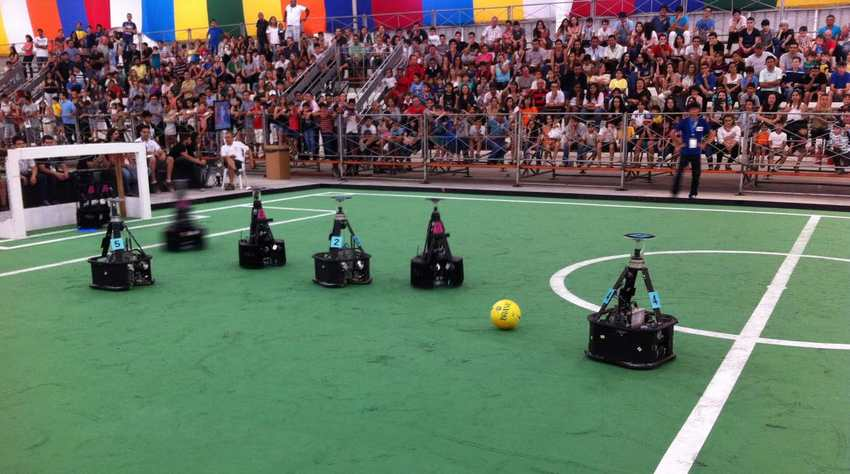
#> input picture BUT3/R5_09/R5_09_Filtrage_Image/robocup.png, 850 x 474 px, found by its file name
$ python Filtrage_Image.py   (older library calls are emulated)
#> lines starting #> are read from the running program, lines starting #| are printed output that depends on the picture; after the words box and inside, x2 and y2 are one past the last pixel; in counts of white or black regions, pixels touching at a corner belong together
# -*- coding: utf-8 -*-

"""

Nom du PC: Pc_Thales_Bruno
Auteur: Hanna Bruno
Date de création: Thu Sep 26 09:39:55 2024
Description: Filtrage_Image

"""

import cv2
print(cv2.__version__)

import numpy as np
from urllib.request import urlopen

# Lecture d'une image hébergée via URL
req = urlopen("http://www.vgies.com/downloads/robocup.png")
# req = urlopen("file:///C:/Users/Pc_Thales_Bruno/Documents/Electronique%20SPE/Gies/robocup.png")
arr = np.asarray(bytearray(req.read()), dtype=np.uint8)
img = cv2.imdecode(arr, -1)  # Décodage en image OpenCV
#> img is the input picture: shape (474, 850, 3); mean B, G, R 95.4, 111.4, 99.1

# Séparation des canaux B, G, R
B, G, R = cv2.split(img)

# Conversion de l'image BGR en HSV
imagehsv = cv2.cvtColor(img, cv2.COLOR_BGR2HSV)
#> imagehsv: shape (474, 850, 3); mean H, S, V 90.7, 93.3, 126.9

# Définition des intervalles de couleur pour le masque jaune
lower_yellow = np.array([20, 100, 100])
upper_yellow = np.array([30, 255, 255])

# Création d'une image entièrement jaune
full_yellow = np.zeros_like(img)
full_yellow[:] = [0, 255, 255]

# Création d'un masque pour ne garder que le jaune
imagemaskyellow = cv2.inRange(imagehsv, lower_yellow, upper_yellow)
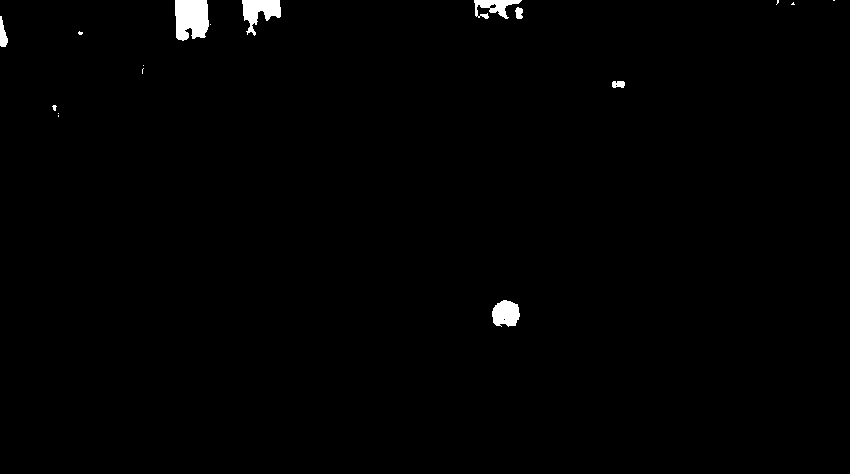
#> imagemaskyellow: shape (474, 850); 0.83% white; 17 white regions (10 under 20 px), largest, box (x1, y1, x2, y2) and area: (175, 0, 209, 41) 1200, (242, 0, 281, 36) 750, (492, 300, 520, 327) 583

# Définition des intervalles de couleur pour le masque vert
lower_green = np.array([45, 20, 20])
upper_green = np.array([75, 255, 220])

# Création d'une image entièrement verte
full_green = np.zeros_like(img)
full_green[:] = [0, 255, 0]

# Création d'un masque pour ne garder que le vert
imagemaskgreen = cv2.inRange(imagehsv, lower_green, upper_green)
#> imagemaskgreen: shape (474, 850); 50.6% white; 82 black regions (67 under 20 px), largest, box (x1, y1, x2, y2) and area: (0, 0, 850, 474) 192447, (314, 208, 372, 289) 2457, (411, 212, 463, 288) 2334

# Définition des intervalles de couleur pour le masque noir (pour en faire du bleu)
lower_black = np.array([0, 0, 0])
upper_black = np.array([255, 255, 40])

# Création d'une image entièrement bleue
full_blue = np.zeros_like(img)
full_blue[:] = [255, 0, 0]

# Création d'un masque pour ne garder que la partie considérée comme "noire"
imagemaskblue = cv2.inRange(imagehsv, lower_black, upper_black)
#> imagemaskblue: shape (474, 850); 9% white; 1210 white regions (1007 under 20 px), largest, box (x1, y1, x2, y2) and area: (588, 267, 675, 370) 3667, (22, 169, 124, 260) 3407, (411, 224, 463, 289) 1761

# Application des masques sur les images de couleur unie
yellow_image = cv2.bitwise_and(full_yellow, full_yellow, mask=imagemaskyellow)
green_image = cv2.bitwise_and(full_green, full_green, mask=imagemaskgreen)
blue_image = cv2.bitwise_and(full_blue, full_blue, mask=imagemaskblue)

# Fusion des trois images colorées (jaune, vert, bleu)
merged_image = cv2.addWeighted(yellow_image, 1, green_image, 1, 0)
merged_image = cv2.addWeighted(merged_image, 1, blue_image, 1, 0)

# Récupération de la hauteur, largeur et nombre de canaux de l'image
height = img.shape[0]
#> height = 474
width = img.shape[1]
#> width = 850
channels = img.shape[2]
#> channels = 3

# Transformation manuelle : remplacement de la moitié gauche de l'image par la composante verte uniquement
imgTransformGreen = img.copy()
for x in range(0, (int)(width/2)):
    for y in range(0, (int)(height)):
        # On ne garde que le canal vert pour la partie gauche
        imgTransformGreen[y, x][0] = 0
        imgTransformGreen[y, x][1] = img[y, x][1]
        imgTransformGreen[y, x][2] = 0
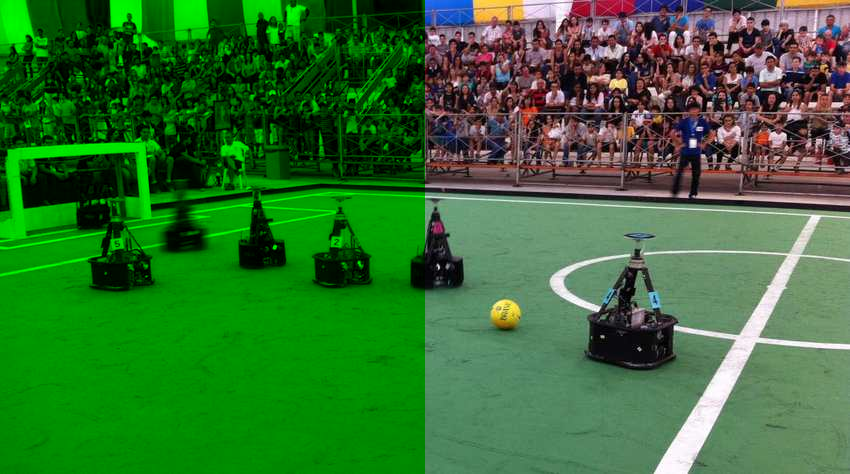
#> imgTransformGreen: shape (474, 850, 3); mean B, G, R 48.1, 111.4, 51.3

# Transformation manuelle : création d'un dégradé de gris de gauche à droite
imgTransformGrey = img.copy()
for x in range(0, width):
    for y in range(0, height):
        # On applique une pondération selon x/width pour chaque canal
        imgTransformGrey[y, x][0] *= x/width
        imgTransformGrey[y, x][1] *= x/width
        imgTransformGrey[y, x][2] *= x/width
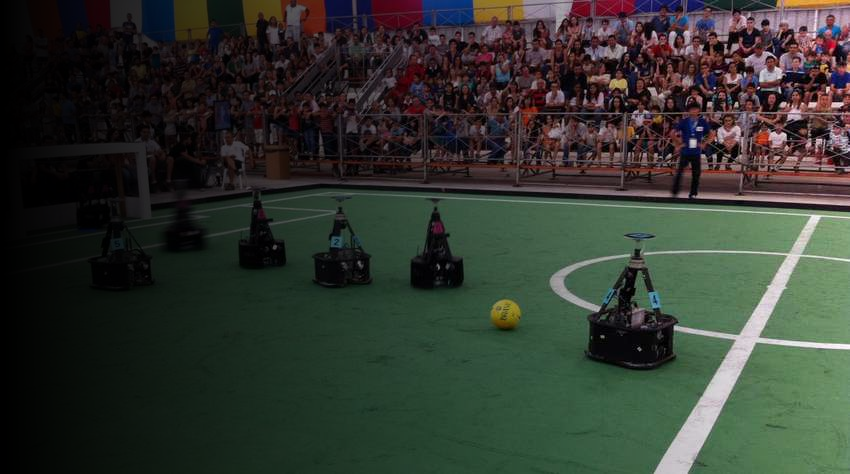
#> imgTransformGrey: shape (474, 850, 3); mean B, G, R 47.3, 55.2, 50.1

# Transformation manuelle : assombrir circulairement le centre en bleu/vert
imgTransform2 = img.copy()
center = (width // 2, height // 2)
#> center = (425, 237)
radius = min(width, height) // 4
#> radius = 118

for x in range(width):
    for y in range(height):
        # Calcul de la distance au centre
        centre = ((x - center[0]) ** 2 + (y - center[1]) ** 2) ** 0.5
        if centre < radius:
            # On modifie l'intensité dans la zone circulaire
            imgTransform2[y, x][0] *= 0.5   # Bleu réduit de moitié
            imgTransform2[y, x][1] *= 0.5   # Vert réduit de moitié
            imgTransform2[y, x][2] *= 1     # Rouge inchangé
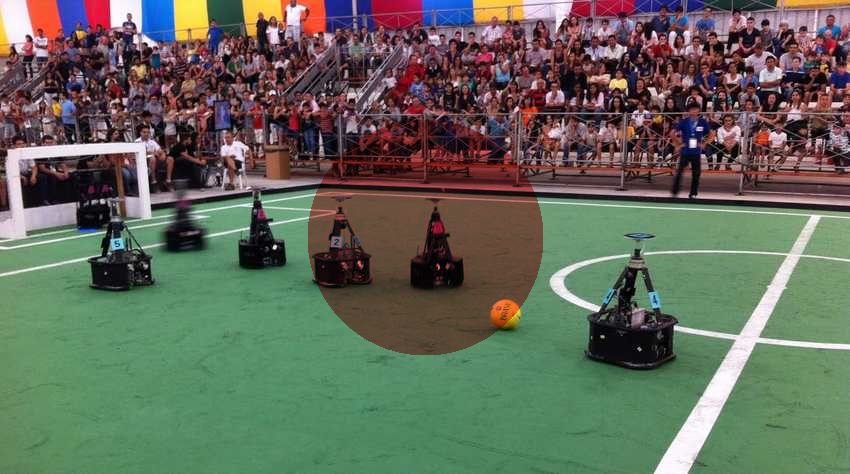
#> imgTransform2: shape (474, 850, 3); 10.83% of pixels changed, all inside (x1, y1, x2, y2) = (308, 120, 543, 355)

from matplotlib import pyplot as plt

# Conversion de l'image en niveaux de gris
imageGray = cv2.cvtColor(img, cv2.COLOR_BGR2GRAY)
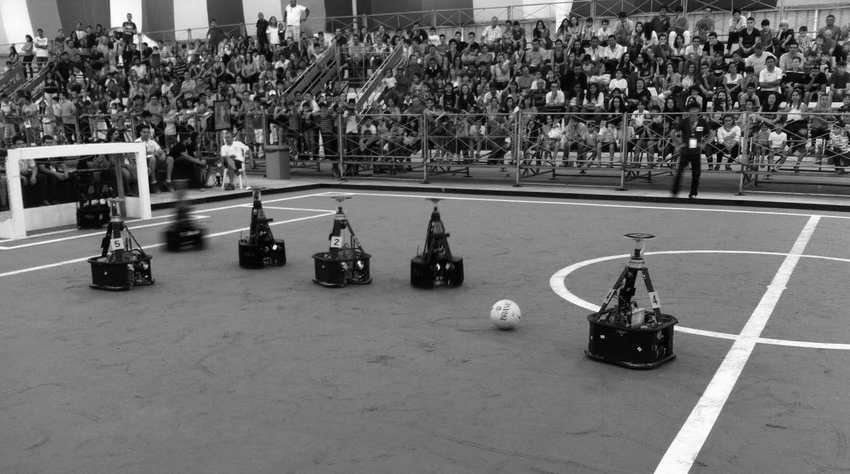
#> imageGray: shape (474, 850); min 0, max 255, mean 105.9
# Calcul de l'histogramme
hist, bins = np.histogram(imageGray.flatten(), 256, [0, 256])
#> hist = 256 values, max 9754 at index 119, min 25 at index 255, mean 1573.8; bins = 257 values from 0 to 256
# Calcul de l'histogramme cumulé
cdf = hist.cumsum()
#> cdf = 256 values from 178 to 402900
cdf_normalized = cdf * float(hist.max()) / cdf.max()
#> cdf_normalized = 256 values from 4.31 to 9754

# Affichage de l'histogramme cumulé en bleu et de l'histogramme original en rouge
plt.plot(cdf_normalized, color='b')
plt.hist(imageGray.flatten(), 256, [0, 256], color='r')
plt.xlim([0, 256])
plt.legend(('cdf', 'histogramme'), loc='upper left')
# plt.show()  # Masqué ici pour rester compact

# Égalisation de l'histogramme
imgEqu = cv2.equalizeHist(imageGray)
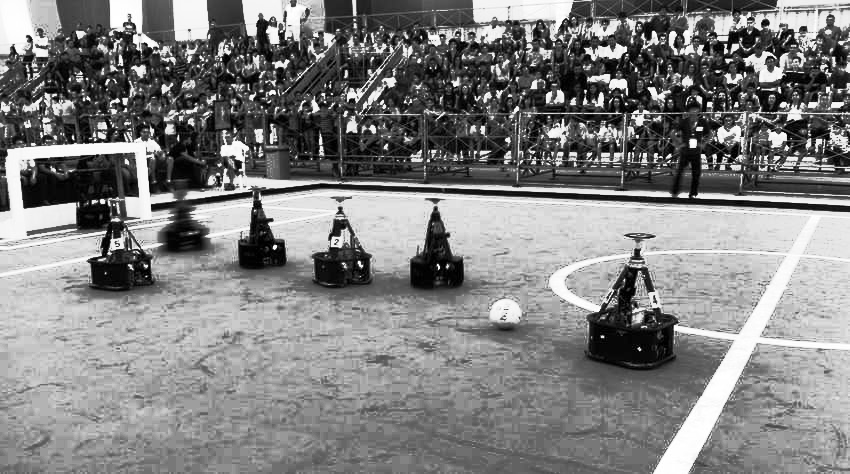
#> imgEqu: shape (474, 850); min 0, max 255, mean 128.8
# Calcul de l'histogramme égalisé
histEq, binsEq = np.histogram(imgEqu.flatten(), 256, [0, 256])
#> histEq = 256 values, max 9754 at index 142, min 0 at index 6, mean 1573.8; binsEq = 257 values from 0 to 256
# Calcul du cdf égalisé
cdfEq = histEq.cumsum()
#> cdfEq = 256 values from 573 to 402900
cdfEq_normalized = cdfEq * float(histEq.max()) / cdfEq.max()
#> cdfEq_normalized = 256 values from 13.87 to 9754

plt.clf()
plt.plot(cdfEq_normalized, color='g')
plt.hist(imgEqu.flatten(), 256, [0, 256], color='y')
plt.xlim([0, 256])
plt.legend(('cdf', 'histogramme Eq'), loc='upper left')
plt.show()
#> figure, not shown here; tallest bar 9754 high, from x = 142 to 143; curve peaks at x = 255, y = 9754

# Égalisation sur chaque canal (B, G, R) et fusion
imgb = cv2.equalizeHist(B)
imgg = cv2.equalizeHist(G)
imgr = cv2.equalizeHist(R)
imgbgr = cv2.merge((imgb, imgg, imgr))

# Application d'un flou gaussien
img_blur = cv2.GaussianBlur(img, (15, 15), 0)

# Détection de contours Sobel
sobelx = cv2.Sobel(src=img_blur, ddepth=cv2.CV_64F, dx=1, dy=0, ksize=5)
sobely = cv2.Sobel(src=img_blur, ddepth=cv2.CV_64F, dx=0, dy=1, ksize=5)
sobelxy = cv2.Sobel(src=img_blur, ddepth=cv2.CV_64F, dx=1, dy=1, ksize=5)

# Définition de différents noyaux de convolution pour la détection de contours
horizoint = np.array([[1,  2,  1],
                      [0,  0,  0],
                      [-1, -2, -1]])

horizoext = np.array([[-1, -2, -1],
                      [ 0,  0,  0],
                      [ 1,  2,  1]])

latdroit = np.array([[-1,  0,  1],
                     [-2,  0,  2],
                     [-1,  0,  1]])

latgauche = np.array([[ 1,  0, -1],
                      [ 2,  0, -2],
                      [ 1,  0, -1]])

# Application des filtres de convolution pour extraire différents contours
imgSobelHSuphi = cv2.filter2D(src=img_blur, ddepth=-1, kernel=horizoint)
imgSobelHSuphe = cv2.filter2D(src=img_blur, ddepth=-1, kernel=horizoext)
imgSobelHSupld = cv2.filter2D(src=img_blur, ddepth=-1, kernel=latdroit)
imgSobelHSuplg = cv2.filter2D(src=img_blur, ddepth=-1, kernel=latgauche)

# Fusion des contours
contourfin1 = cv2.bitwise_or(imgSobelHSuphi, imgSobelHSuphe)
contourfin2 = cv2.bitwise_or(imgSobelHSupld, imgSobelHSuplg)
contourfin3 = cv2.bitwise_or(contourfin1, contourfin2)

# Définition de différents noyaux de convolution pour accentuation, lissage et outline
accentuation = np.array([[ 0, -1,  0],
                         [-1,  5, -1],
                         [ 0, -1,  0]])

lissage = np.array([[0.0625, 0.125,  0.0625],
                    [0.125,  0.25,   0.125 ],
                    [0.0625, 0.125,  0.0625]])

outline = np.array([[-1, -1, -1],
                    [-1,  8, -2],
                    [-1, -1, -1]])

# Application de ces filtres
imgAcc = cv2.filter2D(src=img, ddepth=-1, kernel=accentuation)
imgLiss = cv2.filter2D(src=img, ddepth=-1, kernel=lissage)
imgOut = cv2.filter2D(src=img, ddepth=-1, kernel=outline)

contourMain = cv2.bitwise_or(imgAcc, imgLiss)
contourMain2 = cv2.bitwise_or(contourMain, imgOut)

# Flous supplémentaires : medianBlur et filtrage bilatéral
img_medianBlur = cv2.medianBlur(img, 5)
img_bilateral = cv2.bilateralFilter(img, d=9, sigmaColor=75, sigmaSpace=75)

# Détection de contours par Canny
edges = cv2.Canny(image=img_blur, threshold1=50, threshold2=100)
#> edges: shape (474, 850); 5.7% white in thin lines or dots

# Opérations d'érosion et de dilation
kernel = np.ones((5, 5), np.uint8)
img_erosion = cv2.erode(img, kernel, iterations=5)
img_dilation = cv2.dilate(img, kernel, iterations=2)
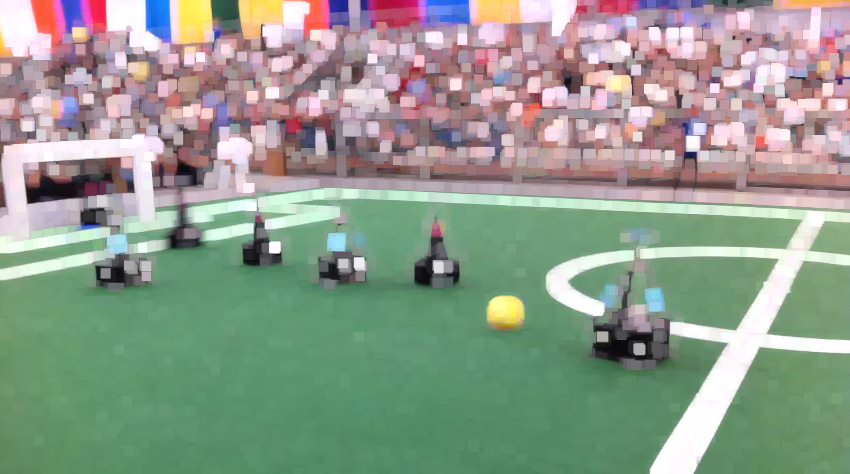
#> img_dilation: shape (474, 850, 3); mean B, G, R 140.5, 155.4, 144.4

# Affichage final
cv2.imshow('Input', img)
cv2.imshow('Erosion', img_erosion)
cv2.imshow('Dilation', img_dilation)
cv2.waitKey(0)
